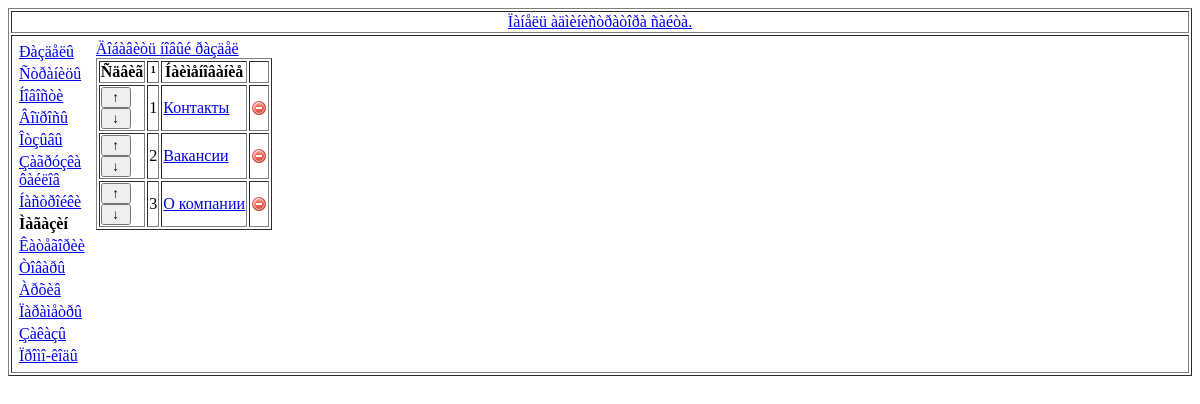
/adm/index.php?show=parts, run on the app's committed database.
### tables this page shows
CREATE TABLE IF NOT EXISTS `parts` (
  `id` int(11) NOT NULL AUTO_INCREMENT,
  `name` char(25) DEFAULT NULL,
  `ordinal` int(11) DEFAULT NULL,
  PRIMARY KEY (`id`),
  KEY `ordinal` (`ordinal`)
);

### libs/db.php (called while the page is built, shortened)
<?php
function mQuery($query)
{
    global $dbh;
    if ($result = mysql_query($query, $dbh))
    {
        return $result;
    }
    else
    {
    }
}
?>

### adm/parts.php (the view, shortened to what this page needs)
<?php
print "<a href='?show=parts&action=add'>Äîáàâèòü íîâûé ðàçäåë</a><br>";
print "<table border=1>";
print " <tr>";
print "  <td align='CENTER'>";
print "<b>Ñäâèã</b>";
print "  </td>";
print "  <td align='CENTER'>";
print "<b>¹</b>";
print "  </td>";
print "  <td align='CENTER'>";
print "<b>Íàèìåíîâàíèå</b>";
print "  </td>";
print "  <td align='CENTER'>";
print "<b>&nbsp;</b>";
print "  </td>";
print " </tr>";
$result=mQuery("SELECT id,ordinal,name FROM parts ORDER BY ordinal");
$ordinal=0;
while($row=mysql_fetch_array($result))
{
   $ordinal++;
   print " <tr>";
   print "<td>";
   print "<input type='BUTTON'  value='&nbsp;&uarr;&nbsp;' onclick=\"document.location.href='?show=parts&action=up&id=$row[0]';\">";
   print "<input type='BUTTON'  value='&nbsp;&darr;&nbsp;' onclick=\"document.location.href='?show=parts&action=down&id=$row[0]';\">";
   print "</td>";
   print "<td>";
   print"$ordinal";
   print "</td>";
   print "<td>";
   print"<a href=\"?show=parts&action=edit&id=$row[0]\">$row[2]</a>";
   print "</td>";
   print "<td>";
   print"<a href=\"?show=parts&action=del&id=$row[0]\"  alt=\"Óäàëèòü ðàçäåë\"><img src=\"../img/delete.png\"></a>";
   print "</td>";
   print " </tr>";
}
print "</table>";
?>

### adm/index.php (style rules this page uses)
body { font-size: 62.5%; }
label, input { display:block; }

### data on the page
parts: name "Контакты"
parts: name "Вакансии"
parts: name "О компании"
